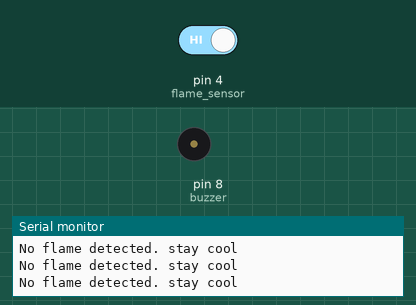
Simulated run of this sketch. Board: Arduino Uno, built with avr-gcc and run on an emulated ATmega328P. On the bench: buzzer (waves = sounding, pin HIGH), the last lines printed to the serial monitor. The inputs (shaded band) are chosen by the test bench; at power-on: pin 4 (flame_sensor) HIGH.

Above: at 2.8 s.
2.9 s: pin 4 (flame_sensor) driven LOW
At 3.8 s:
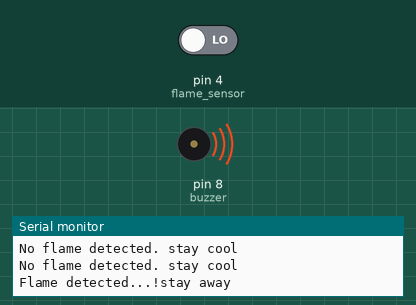
7.0 s: pin 4 (flame_sensor) driven HIGH
At 7.5 s:
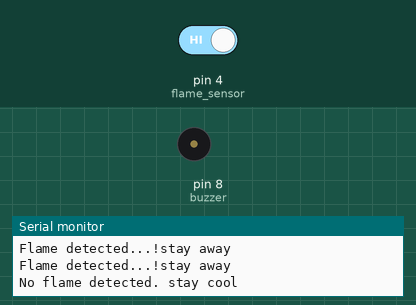
Timing chart, 0 to 10.0 s (numbered marks = the images above; inputs shaded):
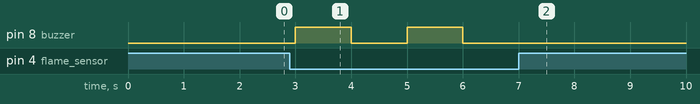

The sketch:

buzzer_with_flame_sensor.ino
```cpp
int buzzer = 8;

int flame_sensor = 4;
int flame_detected;

void setup()
{
  Serial.begin(9600);
  pinMode(buzzer, OUTPUT);

  pinMode(flame_sensor, INPUT);
}

void loop()
{
  flame_detected = digitalRead(flame_sensor);
  if (flame_detected == 0)
  {
    Serial.println("Flame detected...!stay away");
    digitalWrite(buzzer, HIGH);

    delay(1000);
digitalWrite(buzzer, LOW);

  }
  else
  {
    Serial.println("No flame detected. stay cool");
    digitalWrite(buzzer, LOW);

  }
  delay(1000);
}
```

Measured:
- after the input at 2.9 s, pin 8 (buzzer): alternates HIGH for 1.0 s and LOW for 1.0 s, starting after 0.10 s
- after the input at 7.0 s, pin 8 (buzzer): stops changing and stays LOW
